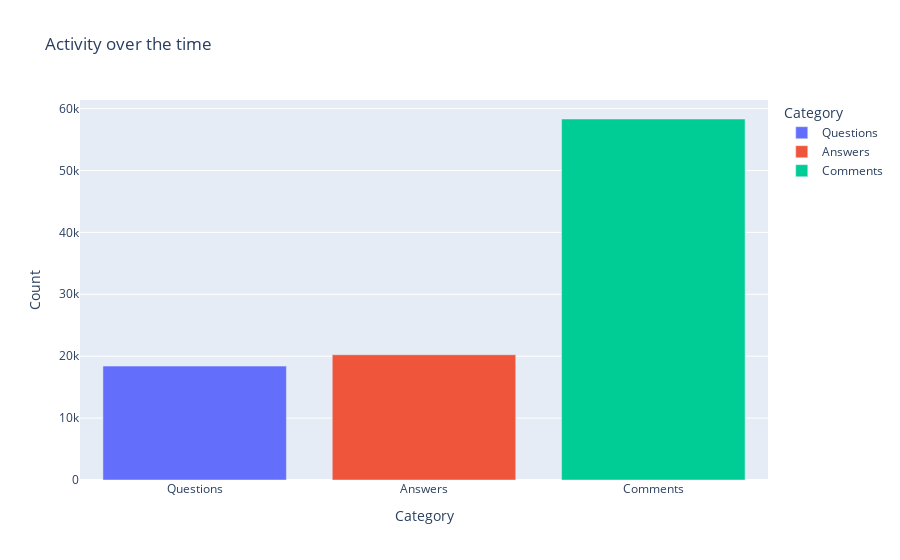

Notebook source saved alongside this figure:
### Code cell
fig = px.bar(
    general_info_df.toPandas(),
    x="Category", y="Count", title="Activity over the time", color="Category")
fig.show(
    config={
        'displayModeBar': False
    }
)

### Figure 1 — Plotly figure (JSON) as saved in the notebook; plotly's stock layout.template omitted (floating-point values rounded to 4 significant figures)
{"data": [{"alignmentgroup": "True", "hovertemplate": "Category=%{x}<br>Count=%{y}<extra></extra>", "legendgroup": "Questions", "marker": {"color": "#636efa", "pattern": {"shape": ""}}, "name": "Questions", "offsetgroup": "Questions", "orientation": "v", "showlegend": true, "textposition": "auto", "type": "bar", "x": ["Questions"], "xaxis": "x", "y": [18400], "yaxis": "y"}, {"alignmentgroup": "True", "hovertemplate": "Category=%{x}<br>Count=%{y}<extra></extra>", "legendgroup": "Answers", "marker": {"color": "#EF553B", "pattern": {"shape": ""}}, "name": "Answers", "offsetgroup": "Answers", "orientation": "v", "showlegend": true, "textposition": "auto", "type": "bar", "x": ["Answers"], "xaxis": "x", "y": [20235], "yaxis": "y"}, {"alignmentgroup": "True", "hovertemplate": "Category=%{x}<br>Count=%{y}<extra></extra>", "legendgroup": "Comments", "marker": {"color": "#00cc96", "pattern": {"shape": ""}}, "name": "Comments", "offsetgroup": "Comments", "orientation": "v", "showlegend": true, "textposition": "auto", "type": "bar", "x": ["Comments"], "xaxis": "x", "y": [58318], "yaxis": "y"}], "layout": {"barmode": "relative", "legend": {"title": {"text": "Category"}, "tracegroupgap": 0}, "title": {"text": "Activity over the time"}, "xaxis": {"anchor": "y", "categoryarray": ["Questions", "Answers", "Comments"], "categoryorder": "array", "domain": [0, 1], "title": {"text": "Category"}}, "yaxis": {"anchor": "x", "domain": [0, 1], "title": {"text": "Count"}}}}
